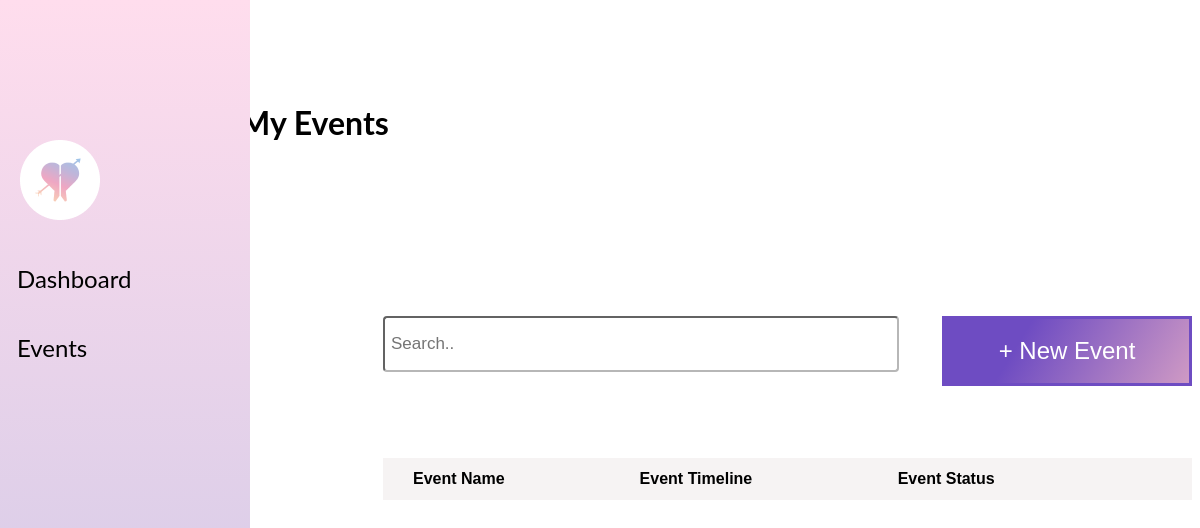
/, run on an earlier commit of the app's database.
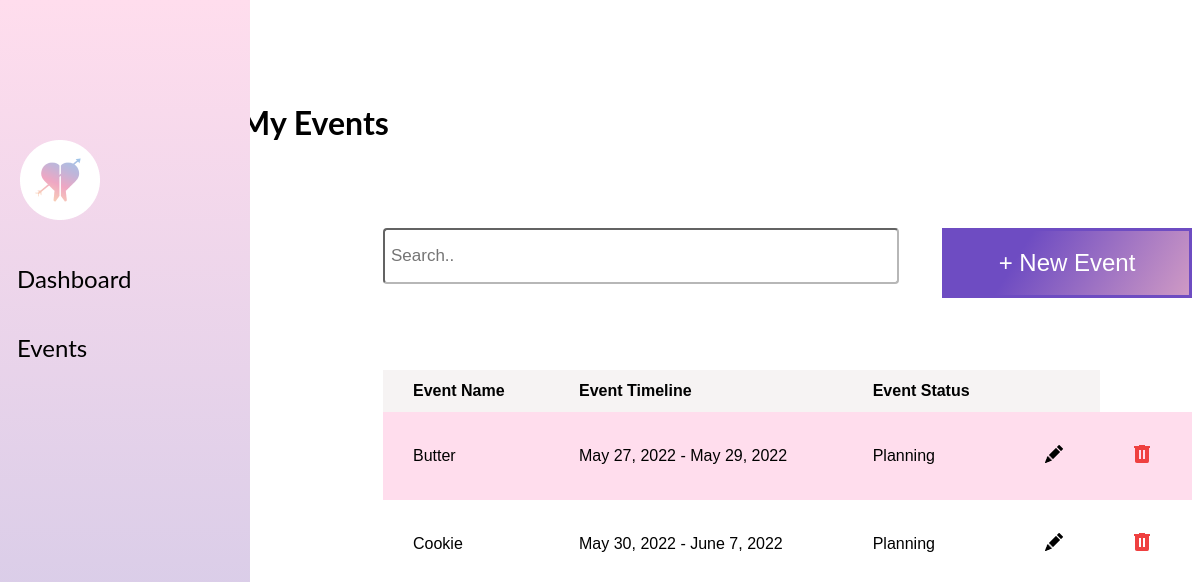
And on a later commit of the database.
### app_1/models.py (models this page shows)
class Event(models.Model):
    EventID = models.PositiveSmallIntegerField(primary_key=True)
    EventName = models.CharField(max_length=255)
    EventStartDate = models.DateField()
    EventEndDate = models.DateField()
    EventDescription = models.TextField(max_length=65535)
    EventAvailableSlots = models.PositiveSmallIntegerField()
    EventMaximumCapacity = models.PositiveSmallIntegerField()
    EventStartTime = models.TimeField()
    EventEndTime = models.TimeField()
    EventStatus = models.TextField(max_length=255)
    objects = models.Manager()

### app_1/views.py (the view)
# urls.py: path('', views.index, name='index'),
def index(request):
    events = Event.objects.all()
    return render(request, 'app_1/MyEvents.html', {"events":events})

### app_1/Templates/app_1/MyEvents.html (shortened to what this page needs)
{% load static %}
<!DOCTYPE html>
<html lang="en">
<head>
    <link rel="stylesheet" href="{% static 'Stylesheets/MyEvents.css' %}"/>
</head>
<body>
    <h1>My Events</h1>
    <ul>
        <li><img src="{% static 'Assets/Borahae Icon.png' %}" id="logo" alt="logo"></li>
        <li><a href="{% url 'dashboard' %}">Dashboard</a></li>
        <li><a href="{% url 'index' %}">Events</a></li>
    </ul>
    <div id="event_table">
      <div id="searchplus">
        <input id="search" type="text" placeholder="Search..">
        <div id="button">
          <a href="{% url 'create_event' %}">
            <button type="button" id="plus-btn">
              + New Event
            </button>
          </a>
        </div>
      </div>
      <table id="events">
          <tr>
            <th>Event Name</th>
            <th>Event Timeline</th>
            <th>Event Status</th>
            <th></th>
          </tr>
          {% for e in events %}
          <tr>
            <td>{{e.EventName}}</td>
            <td>{{e.EventStartDate}} - {{e.EventEndDate}}</td>
            <td>{{e.EventStatus}}</td>
            <td><a href="{% url 'update_event' event_id=e.EventID %}"><img src="{% static 'Assets/penicl.png' %}"></a></td>
            <td><a href="{% url 'delete_event' event_id=e.EventID %}"><img src="{% static 'Assets/trash.png' %}"></a></td>
          </tr>
        {% endfor %}
        </table>
    </div>
</body>
</html>

### app_1/static/Stylesheets/MyEvents.css (style rules this page uses)
ul { position: fixed; background: linear-gradient(180deg, #FFDDED 0%, #B9BFE4 100%); top: 0%; bottom: 0%; left: 0%; list-style-type: none; margin: 0; padding-left: 0; padding-top: 10%; width: 250px; height: 1000px; }
#logo { padding: 20px; }
li a { display: block; color: black; padding: 20px 17px; font-family: 'Lato', 'Lucida Sans', 'Lucida Sans Regular', 'Lucida Grande', 'Lucida Sans Unicode', 'Geneva', 'Verdana', 'sans-serif' ; font-size: x-large; text-decoration: none; cursor: pointer; transition-duration: 0.5s; }
body { display: flex; }
h1 { position: absolute; top: 10%; left: 20%; bottom: 100%; font-family: 'Lato', 'Lucida Sans', 'Lucida Sans Regular', 'Lucida Grande', 'Lucida Sans Unicode', 'Geneva', 'Verdana', 'sans-serif'; font-size:xx-large; }
#events { position: block; left: 20%; margin-top: 5%; font-family: Arial, Helvetica, sans-serif; border-collapse: collapse; width: 100%; }
#events td, #events th { border: none; padding: 30px; }
#events tr:nth-child(even) { background-color: #FFDDED; }
#events th { padding-top: 12px; padding-bottom: 12px; text-align: left; background-color: #f6f3f3; color: rgb(0, 0, 0); }
button { position: inline-block; display: flex-end; width: 250px; height: 70px; font-size: x-large; border: none; padding: 12px; cursor: pointer; }
#plus-btn { display: inline-block; background: linear-gradient(121.28deg, #6E4CC2 31.11%, #F1B5C5 124.29%); border: 3px solid #6E4CC2; color: white; }
#search { position: inline-block; width: 500px; height: 40px; padding: 6px; border-radius: 4px; font-size: 17px; color: black; border-color: #b7b7b7; }
#event_table { display: flex; height: 100vh; flex-direction: column; width: 70%; padding-left: 375px; justify-content: center; align-self: center; }
#searchplus { display: flex; flex-direction: row; justify-content: space-between; }

What changed in the data, as far as the page shows it:
added Event: EventName "Butter", EventStartDate "May 27, 2022", EventEndDate "May 29, 2022", EventStatus "Planning"
added Event: EventName "Cookie", EventStartDate "May 30, 2022", EventEndDate "June 7, 2022", EventStatus "Planning"
